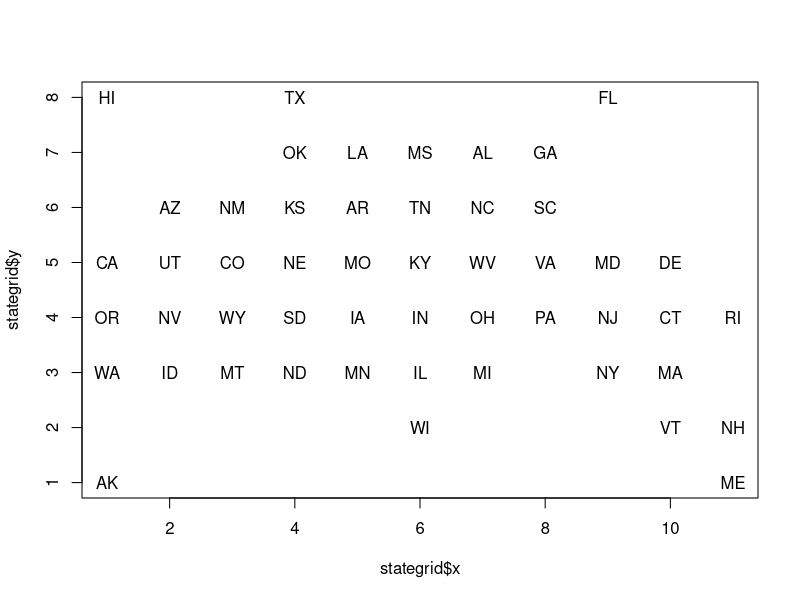
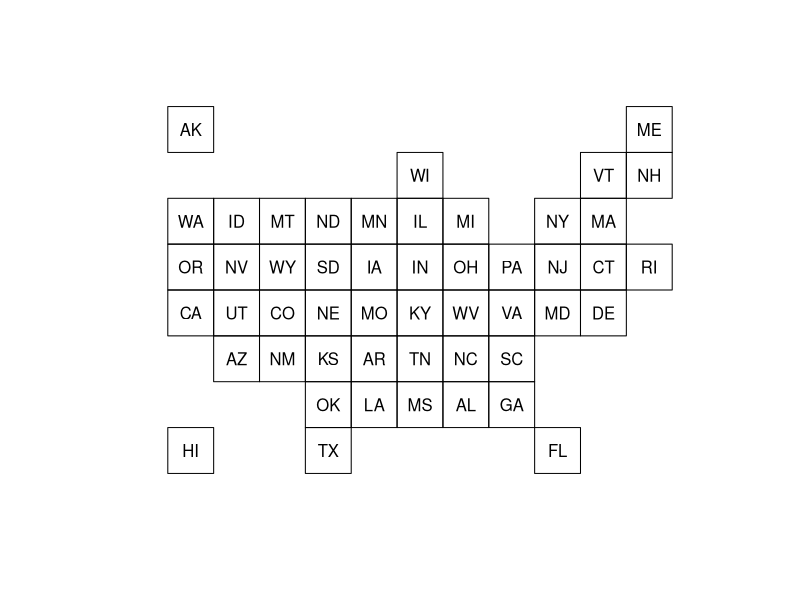
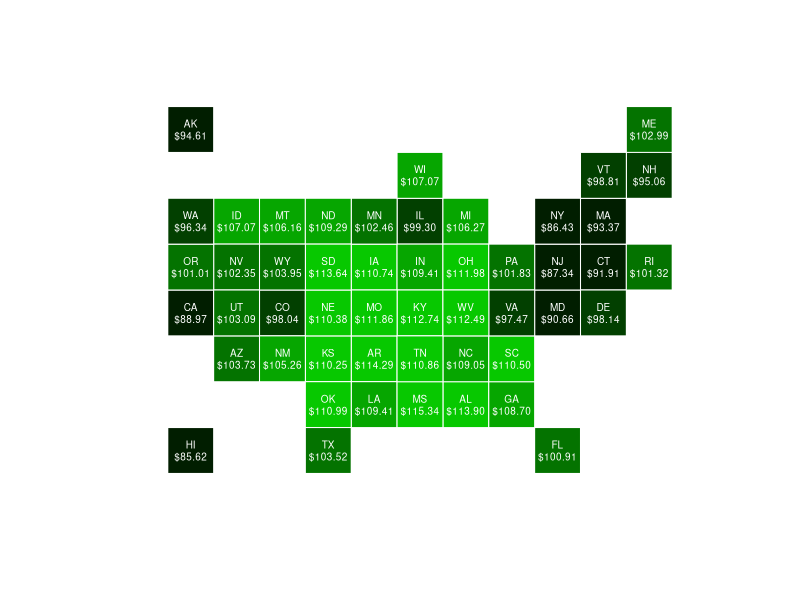
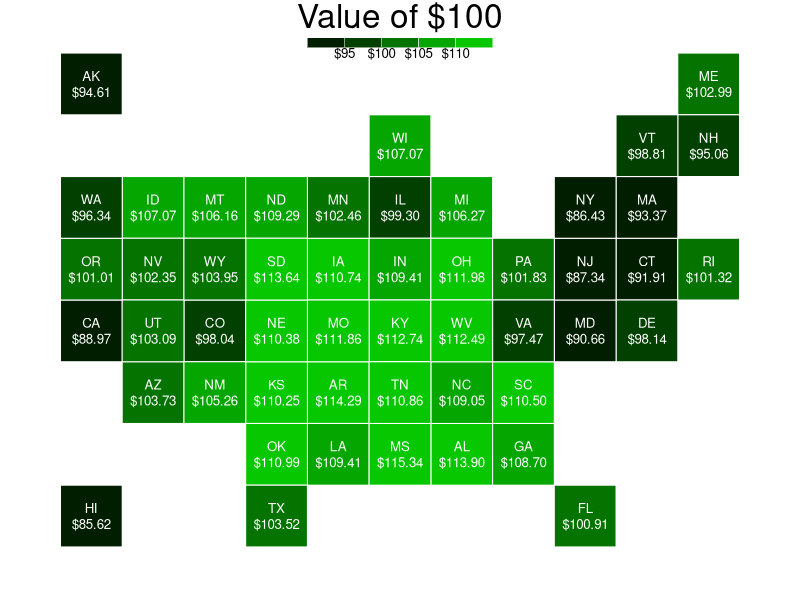

The R source for these figures, in order:
# Load coordinates data ---------------------------
stategrid <- read.csv("state-grid/data/state-grid-coordinates.tsv", 
                      stringsAsFactors = FALSE, sep="\t")

# Plot coordinates data ---------------------------
# See what it looks like 
plot(stategrid$x, stategrid$y, type="n")
text(stategrid$x, stategrid$y, stategrid$state)

# It's upside down. Flip it.
stategrid$ysideup <- 12 - stategrid$y

#Draw the grid
symbols(stategrid$x, stategrid$ysideup, squares = rep(1, dim(stategrid)[1]), 
        inches=FALSE, asp=1, bty="n", xaxt="n", yaxt="n", xlab="", ylab="")
text(stategrid$x, stategrid$ysideup, stategrid$state)

# Load state-level data ---------------------------
# New data file
dollarval <- read.csv("state-grid/data/dollarval-bystate.tsv",
                      stringsAsFactors = FALSE, sep="\t")
# Merge grid coordinates data frame with new data.
dollargrid <- merge(dollarval, stategrid, by.x="abbrev", by.y="state")
# Add color 
dollargrid$col <- sapply(dollargrid$value_100, function(x) {
  if (x < 95) {
    col <- "#011e00"
  } else if (x < 100) {
    col <- "#024000"
  } else if (x < 105) {
    col <- "#047300"
  } else if (x < 110) {
    col <- "#06a600"
  } else {
    col <- "#07c800"
  }
  return(col)
})

# Plot state-level data -----------------------------
symbols(dollargrid$x, dollargrid$ysideup,
        squares = rep(1, dim(dollargrid)[1]),
        inches=FALSE,
        asp=1,
        bty="n",
        xaxt="n", yaxt="n",
        xlab="", ylab="",
        bg=dollargrid$col,
        fg="#ffffff")
labeltext <- paste(dollargrid$abbrev, "\n", "$", 
                   format(dollargrid$value_100, 2), sep="")
text(dollargrid$x, dollargrid$ysideup, labeltext, cex=.6, col="#ffffff")

# Add legend ------------------------------------------
# Start layout
par(mar=c(0,0,0,0), bg="white")
plot(0:1, 0:1, type="n", xlab="", ylab="", axes=FALSE, asp=1)

# Draw map like before.
par(new=TRUE, plt=c(0, 1, 0, 1))
symbols(dollargrid$x, dollargrid$ysideup,
        squares = rep(1, dim(dollargrid)[1]),
        inches=FALSE,
        asp=1,
        bty="n",
        xaxt="n", yaxt="n",
        xlab="", ylab="",
        bg=dollargrid$col,
        fg="#ffffff")
labeltext <- paste(dollargrid$abbrev, "\n", "$", format(dollargrid$value_100, 2), sep="")
text(dollargrid$x, dollargrid$ysideup, labeltext, cex=.8, col="#ffffff")
# Legend
# Create a new plotting area placed up top
par(new=TRUE, plt=c(0, 1, .9, 1))
plot(0, 0, type="n", xlim=c(0, 1), ylim=c(-.1,1), xlab="", ylab="", axes=FALSE)
# Draw the rectangles
rect(xleft = c(.4, .45, .5, .55, .6)-.025,
     xright = c(.45, .5, .55, .6, .65)-.025,
     ybottom = c(0,0,0,0,0)+.1, ytop=c(.2, .2, .2, .2, .2)+.1,
     col=c("#011e00", "#024000", "#047300", "#06a600", "#07c800"),
     border="#ffffff", lwd=.5)
# Label the color breaks 
text(c(.45, .5, .55, .6)-.025, c(0,0,0,0)-.3, 
     labels = c("$95", "$100", "$105", "$110"), pos=3, cex=.8)

# Add title
text(.5, .7, "Value of $100", cex=2)
